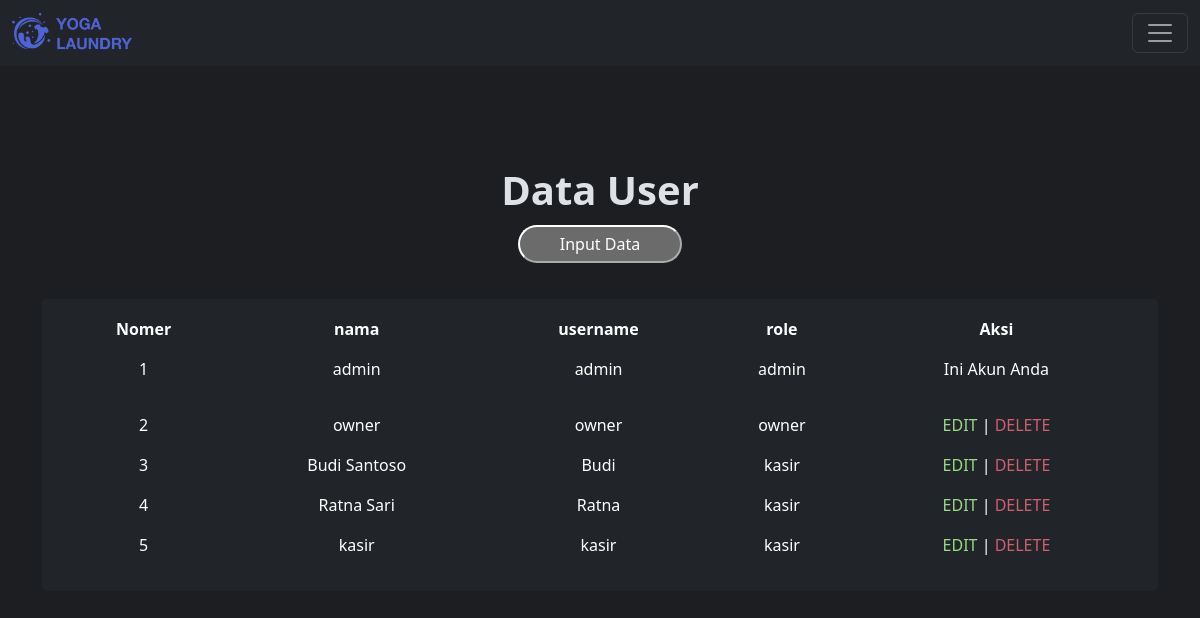
/php/view/control.php?page=view_user (signed in), run on the app's committed database.
### tables this page shows
CREATE TABLE `tb_user` (
  `id` int NOT NULL,
  `nama` varchar(100) NOT NULL,
  `username` varchar(30) NOT NULL,
  `password` text NOT NULL,
  `id_outlet` int NOT NULL,
  `role` enum('admin','kasir','owner') NOT NULL
);

### php/view/control.php (called while the page is built)
<?php
include_once "../template/header.php";
include_once "../template/content.php";
include_once "../template/footer.php";

### php/view/user.php (the view, shortened to what this page needs)
<div class="view-container">
  <div class="view-header">
    <h1 class="fw-bold">Data User</h1>
    <a href="./control.php?page=add_user">
      <button class="view-button">Input Data</button>
    </a>
  </div>
  <div class="container">
    <div class="table-container">
      <table class="table table-borderless table-hover">
        <thead class="table-header text-center">
          <th>Nomer</th>
          <th>nama</th>
          <th>username</th>
          <th>role</th>
          <th>Aksi</th>
        </thead>
        <?php
        $userLogin = $_SESSION['username'];
        $tampil = mysqli_query($koneksi, "SELECT * FROM tb_user");
        $no = 1;
        while ($hasil = mysqli_fetch_array($tampil)) {
        ?>
          <tr class="text-center">
            <td data-cell="No"><?= $no++ ?></td>
            <td data-cell="Nama"><?= $hasil['nama']; ?></td>
            <td data-cell="Username"><?= $hasil['username']; ?></td>
            <td data-cell="Role"><?= $hasil['role']; ?></td>
            <td data-cell="Aksi">
              <?php if ($hasil['nama'] !== $userLogin) : ?>
                <div class="action-container">
                  <a style="color:#97db84;" href="./control.php?page=update_user&id=<?= $hasil['id']; ?>">EDIT</a> |
                  <a style="color:#cf5e71; cursor: pointer;" onclick="confirmDelete(<?= $hasil['id']; ?>)">DELETE
                </div>
              <?php else : ?>
                <div class="action-container">
                  <p>Ini Akun Anda</p>
                </div>
              <?php endif; ?>
            </td>
          </tr>
        <?php } ?>
      </table>
    </div>
  </div>
</div>

### style/style.css (style rules this page uses)
body { background-color: #1c1e21 !important; }
.table-container { background-color: #212529; border-radius: 5px; padding: 10px 20px; margin: 20px 0; }
.view-container { display: flex; flex-direction: column; align-items: center; gap: 1rem; padding: 100px 0; }
.view-button { border-radius: 150px; padding: 5px 40px; }
.view-header { display: flex; flex-direction: column; justify-content: center; align-items: center; gap: 0.2rem; }

### php/template/header.php (style rules this page uses)
* { text-decoration: none !important; }

### data on the page
tb_user: nama "admin", username "admin", role "admin", shows "Ini Akun Anda"
tb_user: nama "owner", username "owner", role "owner"
tb_user: nama "Budi Santoso", username "Budi", role "kasir"
tb_user: nama "Ratna Sari", username "Ratna", role "kasir"
tb_user: nama "kasir", username "kasir", role "kasir"
